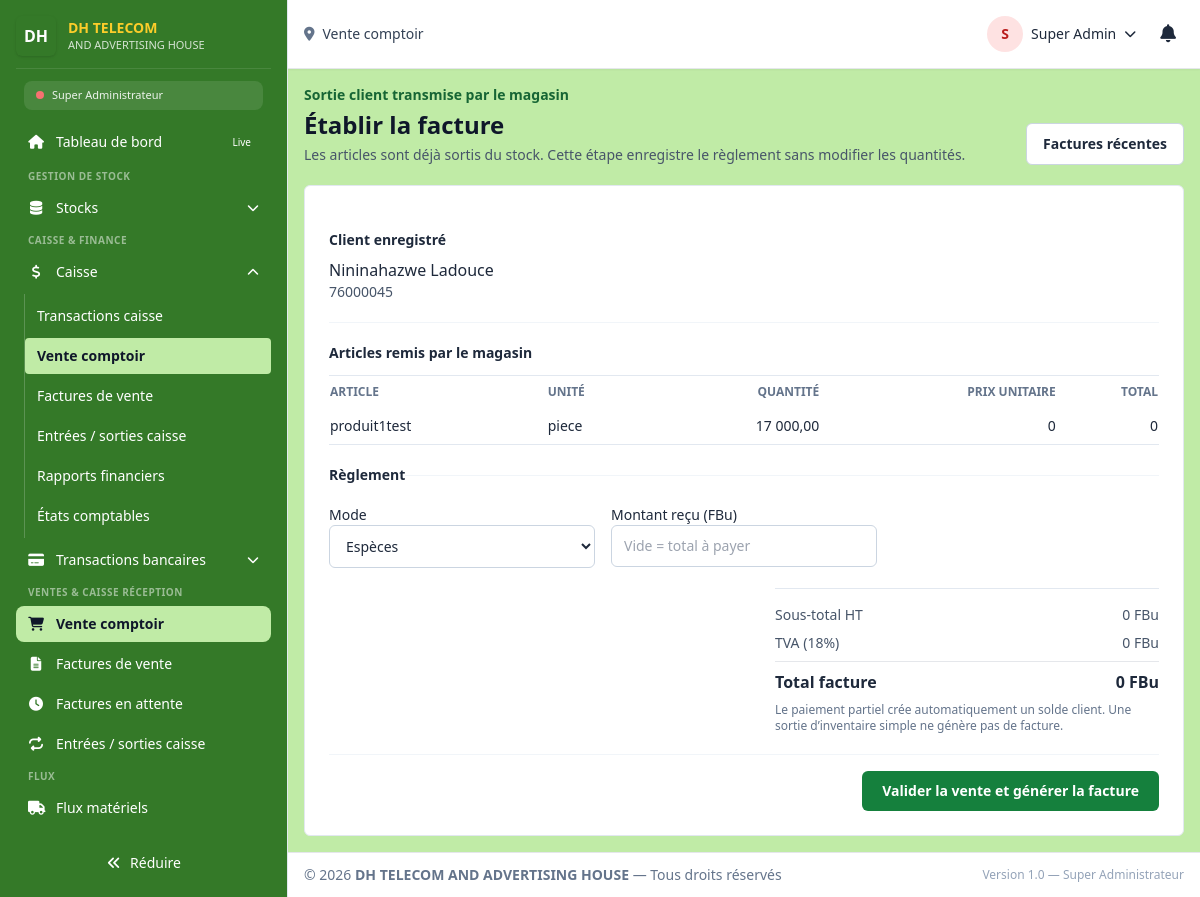
/super_admin/ventes/nouvelle?issue_id=1 (signed in), run on the app's committed database.
### tables this page shows
CREATE TABLE `users` (
  `id` int(100) NOT NULL,
  `profil` varchar(255) NOT NULL DEFAULT '',
  `user_name` varchar(255) NOT NULL,
  `password` varchar(255) NOT NULL COMMENT 'bcrypt hash',
  `secret_code` varchar(255) DEFAULT NULL,
  `category` varchar(100) DEFAULT NULL COMMENT 'Réf cat_users.category',
  `f_name` varchar(100) DEFAULT NULL,
  `l_name` varchar(100) DEFAULT NULL,
  `telephone` varchar(100) DEFAULT NULL,
  `email` varchar(100) DEFAULT NULL,
  `adress` varchar(100) NOT NULL DEFAULT '',
  `level` varchar(100) NOT NULL DEFAULT '',
  `salary` decimal(10,0) NOT NULL DEFAULT 0,
  `status` varchar(100) NOT NULL DEFAULT 'Disponible',
  `session_id` varchar(1000) NOT NULL DEFAULT '',
  `admission` date NOT NULL DEFAULT curdate(),
  `reset_token` varchar(255) DEFAULT NULL,
  `token_expiry` datetime DEFAULT current_timestamp(),
  `jwt_secret` varchar(255) DEFAULT NULL COMMENT 'Secret personnel pour JWT',
  `last_login` datetime DEFAULT NULL,
  `failed_attempts` int(11) DEFAULT 0,
  `locked_until` datetime DEFAULT NULL,
  `created_at` timestamp NOT NULL DEFAULT current_timestamp(),
  `updated_at` timestamp NOT NULL DEFAULT current_timestamp() ON UPDATE current_timestamp()
);

CREATE TABLE `sales` (
  `id` int(11) NOT NULL,
  `invoice_number` varchar(100) NOT NULL,
  `operator` varchar(255) NOT NULL,
  `agent` varchar(255) DEFAULT NULL,
  `client_name` varchar(255) NOT NULL,
  `client_id` int(100) DEFAULT NULL COMMENT 'Réf partners.id',
  `phone` varchar(15) DEFAULT '',
  `medicines` text NOT NULL,
  `products_json` text DEFAULT NULL COMMENT 'JSON détaillé des produits (réf stock.id)',
  `quantity` text NOT NULL,
  `units_json` text DEFAULT NULL COMMENT 'JSON des unités utilisées',
  `unit_cost` text DEFAULT NULL,
  `actual_price` text DEFAULT NULL,
  `tot_htva` bigint(20) NOT NULL DEFAULT 0,
  `tva` bigint(20) NOT NULL DEFAULT 0,
  `tva_paid` bigint(20) NOT NULL DEFAULT 0,
  `tot_tvac` bigint(20) NOT NULL DEFAULT 0,
  `debt` bigint(11) NOT NULL DEFAULT 0,
  `total_amount` bigint(11) NOT NULL DEFAULT 0,
  `total_profit` bigint(11) NOT NULL DEFAULT 0,
  `discount` bigint(11) NOT NULL DEFAULT 0,
  `commission` bigint(11) NOT NULL DEFAULT 0,
  `date` date NOT NULL DEFAULT curdate(),
  `status` enum('Active','Supprimée') DEFAULT 'Active',
  `origin` varchar(50) NOT NULL DEFAULT 'Interne',
  `guard` varchar(500) NOT NULL DEFAULT '',
  `netcash` decimal(10,0) NOT NULL DEFAULT 0,
  `payment_method` varchar(200) NOT NULL DEFAULT 'Espèces',
  `ext_paid_amount` decimal(10,0) DEFAULT NULL,
  `ext_paid_status` varchar(50) DEFAULT NULL,
  `cashier` varchar(255) DEFAULT NULL,
  `document_type` enum('Facture','Proforma','Devis','Commande','Livraison') DEFAULT 'Facture',
  `created_at` timestamp NOT NULL DEFAULT current_timestamp(),
  `machine_id` int(11) DEFAULT NULL COMMENT 'Machine utilisée (services impression)',
  `delivery_status` enum('En préparation','Expédiée','Livrée','Annulée') DEFAULT NULL
);

CREATE TABLE `stock` (
  `id` int(100) NOT NULL,
  `reference` varchar(50) DEFAULT NULL,
  `barcode` varchar(50) DEFAULT NULL,
  `bar_code` int(11) NOT NULL DEFAULT 0,
  `medicine_name` varchar(100) NOT NULL,
  `color` varchar(10) NOT NULL DEFAULT '#000000',
  `category` varchar(255) NOT NULL,
  `sub_category_id` int(11) DEFAULT NULL,
  `shelf` text DEFAULT NULL,
  `registered_quantity` decimal(10,2) NOT NULL DEFAULT 0.00,
  `used_quantity` decimal(10,2) NOT NULL DEFAULT 0.00,
  `actual_quantity` decimal(10,2) NOT NULL DEFAULT 0.00,
  `register_date` varchar(100) NOT NULL,
  `expire_date` varchar(100) DEFAULT NULL,
  `sell_type` varchar(100) NOT NULL,
  `unit_id` int(11) DEFAULT NULL,
  `purchase_unit_id` int(11) DEFAULT NULL,
  `sale_unit_id` int(11) DEFAULT NULL,
  `origin` varchar(50) NOT NULL DEFAULT '',
  `quality` varchar(50) NOT NULL DEFAULT 'Standard',
  `actual_price` decimal(10,0) NOT NULL DEFAULT 0,
  `selling_price` decimal(10,0) NOT NULL DEFAULT 0,
  `profit_price` decimal(10,0) NOT NULL DEFAULT 0,
  `status` varchar(100) NOT NULL DEFAULT 'Disponible',
  `inventory` decimal(10,2) NOT NULL DEFAULT 0.00,
  `storage_conditions` varchar(255) NOT NULL DEFAULT '',
  `profil` varchar(100) NOT NULL DEFAULT '',
  `guard` decimal(10,0) NOT NULL DEFAULT 0,
  `requisition` decimal(10,2) DEFAULT 0.00,
  `seuil` decimal(10,0) NOT NULL DEFAULT 3 COMMENT 'Seuil alerte stock',
  `totalPrice` decimal(15,0) GENERATED ALWAYS AS (`actual_quantity` * `actual_price`) STORED,
  `low_stock_alert` tinyint(1) DEFAULT 0,
  `expiring_alert` tinyint(1) DEFAULT 0,
  `created_at` timestamp NOT NULL DEFAULT current_timestamp(),
  `updated_at` timestamp NOT NULL DEFAULT current_timestamp() ON UPDATE current_timestamp(),
  `grammage` int(11) DEFAULT NULL COMMENT 'g/m² pour papier',
  `format` varchar(50) DEFAULT NULL COMMENT 'A4, A3, SRA3...',
  `dimensions_mm` varchar(50) DEFAULT NULL,
  `laize` decimal(10,2) DEFAULT NULL COMMENT 'Largeur rouleau (m)',
  `thickness_mm` decimal(10,2) DEFAULT NULL COMMENT 'Épaisseur (mm)',
  `ink_color` varchar(50) DEFAULT NULL COMMENT 'Couleur encre',
  `support_type` varchar(100) DEFAULT NULL,
  `finish_type` varchar(100) DEFAULT NULL COMMENT 'Brillant, mat, soft touch',
  `brand` varchar(100) DEFAULT NULL,
  `supplier_id` int(100) DEFAULT NULL COMMENT 'Réf partners.id',
  `location` varchar(100) DEFAULT NULL COMMENT 'Emplacement entrepôt',
  `min_stock_alert` decimal(10,2) DEFAULT 0.00 COMMENT 'Seuil alerte',
  `reorder_level` decimal(10,2) DEFAULT 0.00 COMMENT 'Seuil réappro',
  `purchase_price` decimal(15,2) DEFAULT 0.00,
  `photo_url` varchar(500) DEFAULT NULL,
  `notes` text DEFAULT NULL
);

### dash/receptionist/vente_nouvelle.php (the view, shortened to what the rows shown need)
<?php
require_once __DIR__ . '/../../api/database.php';
require_once __DIR__ . '/_sales.php';
$db = Database::getInstance();
$clientIssueId = (int) ($_GET['issue_id'] ?? $_POST['issue_id'] ?? 0);
$clientIssue = $clientIssueId > 0 ? $db->fetch("SELECT id, invoice_number, client_id, client_name, phone, products_json, tot_htva, tva, total_amount FROM sales WHERE id = ? AND document_type = 'Commande' AND origin = 'Sortie client magasin' AND status = 'Active' LIMIT 1", [$clientIssueId]) : null;
$clientIssueItems = $clientIssue ? json_decode((string) $clientIssue['products_json'], true) : [];
$clientName = $clientIssue ? (string) $clientIssue['client_name'] : trim((string) ($_POST['client_name'] ?? ''));
$clientPhone = $clientIssue ? (string) ($clientIssue['phone'] ?? '') : trim((string) ($_POST['client_phone'] ?? ''));
$products = $db->fetchAll("SELECT id, medicine_name, actual_quantity, sell_type, selling_price FROM stock WHERE status = 'Disponible' AND actual_quantity > 0 ORDER BY medicine_name");
?>
<section class="mx-auto max-w-5xl space-y-5">
    <header class="flex flex-col gap-3 sm:flex-row sm:items-end sm:justify-between"><div><h1 class="mt-1 text-2xl font-bold text-slate-900"><?= $clientIssueId > 0 ? 'Établir la facture' : 'Vente comptoir' ?></h1></div></header>
    <form method="post" id="saleForm" class="space-y-5 rounded-md border border-slate-200 bg-white p-5 sm:p-6"><input type="hidden" name="csrf_token" value="<?=receptionEscape($_SESSION['csrf_token'])?>"><?php if ($clientIssueId > 0): ?><input type="hidden" name="issue_id" value="<?=$clientIssueId?>"><section class="border-b border-slate-100 pb-5"><p class="text-sm font-semibold text-slate-800">Client enregistré</p><p class="mt-2 font-medium"><?=receptionEscape($clientName)?></p><p class="text-sm text-slate-600"><?=receptionEscape($clientPhone?:'Téléphone non renseigné')?></p></section><?php endif; ?>
        <?php if ($clientIssueId > 0): ?><section class="space-y-3"><h2 class="text-sm font-semibold">Articles remis par le magasin</h2><div class="overflow-x-auto border-y border-slate-200"><table class="min-w-full text-sm"><thead class="text-left text-xs uppercase text-slate-500"><tr><th class="py-2">Article</th><th class="py-2">Unité</th><th class="py-2 text-right">Quantité</th><th class="py-2 text-right">Prix unitaire</th><th class="py-2 text-right">Total</th></tr></thead><tbody class="divide-y"><?php foreach ($clientIssueItems as $item): ?><tr><td class="py-2 font-medium"><?=receptionEscape($item['name']??'Article')?></td><td class="py-2"><?=receptionEscape($item['unit']??'')?></td><td class="py-2 text-right"><?=number_format((float)($item['quantity']??0),2,',',' ')?></td><td class="py-2 text-right"><?=number_format((float)($item['unit_price']??0),0,',',' ')?></td><td class="py-2 text-right"><?=number_format((float)($item['line_total']??0),0,',',' ')?></td></tr><?php endforeach; ?></tbody></table></div></section><?php endif; ?>
        <div class="ml-auto max-w-sm space-y-2 border-t border-slate-200 pt-4 text-sm"><div class="flex justify-between text-slate-600"><span>Sous-total HT</span><span id="saleSubtotal"><?= $clientIssue ? number_format((float) $clientIssue['tot_htva'], 0, ',', ' ') . ' FBu' : '0 FBu' ?></span></div><div class="flex justify-between text-slate-600"><span>TVA (<?=defined('TVA_DEFAULT')?(float)TVA_DEFAULT:18?>%)</span><span id="saleTax"><?= $clientIssue ? number_format((float) $clientIssue['tva'], 0, ',', ' ') . ' FBu' : '0 FBu' ?></span></div><div class="flex justify-between border-t pt-2 text-base font-bold"><span>Total facture</span><span id="saleTotal"><?= $clientIssue ? number_format((float) $clientIssue['total_amount'], 0, ',', ' ') . ' FBu' : '0 FBu' ?></span></div><div class="text-xs text-slate-500">Le paiement partiel crée automatiquement un solde client. Une sortie d’inventaire simple ne génère pas de facture.</div></div>
    </form>
</section>

### dash/template/layout.php (shortened to what the rows shown need)
<?php
require_once __DIR__ . "/permissions.php";
$escName   = htmlspecialchars($user["nom_complet"] ?? "Utilisateur", ENT_QUOTES, 'UTF-8');
$roleColor = getRoleColor($user["role_system"] ?? "");
$escAvatar = !empty($user["avatar"]) ? htmlspecialchars($user["avatar"], ENT_QUOTES, 'UTF-8') : null;
            ?>
<!doctype html>
<html lang="fr">
<head>
    <link rel="stylesheet"
          href="https://cdnjs.cloudflare.com/ajax/libs/font-awesome/6.5.1/css/all.min.css"
>
    <script src="https://cdn.tailwindcss.com"></script>
</head>
<body class="min-h-screen bg-[#C0EBA6] text-slate-800 antialiased">
<div id="app" class="relative flex h-screen">
    <div id="mainArea" class="w-0 min-w-0 flex-1 flex flex-col min-h-0 ml-0 lg:ml-72 anim-smooth">
        <header class="flex items-center justify-between gap-4 px-4 py-3 border-b bg-white shadow-sm">
            <div class="flex items-center gap-3">
                <div class="relative">
                    <button id="userBtn" type="button" aria-haspopup="true" aria-expanded="false"
                            class="flex items-center gap-2 p-1 rounded hover:bg-slate-100 focus:outline-none">
                        <?php if ($escAvatar): ?>
                            <img class="h-9 w-9 rounded-full object-cover" src="<?= $escAvatar ?>" alt="<?= $escName ?>">
                        <?php else: ?>
                            <span class="inline-flex h-9 w-9 rounded-full bg-<?= $roleColor ?>-100 text-<?= $roleColor ?>-700 items-center justify-center font-semibold text-sm">
                                <?= strtoupper(substr($escName, 0, 1)) ?>
                            </span>
                        <?php endif; ?>
                        <span class="hidden sm:inline text-sm font-medium"><?= $escName ?></span>
                        <i class="fa-solid fa-chevron-down text-xs"></i>
                    </button>
                </div>
            </div>
        </header>
        <main id="content" class="min-w-0 flex-1 overflow-x-hidden overflow-y-auto p-4">
            <?php
            if (isset($content) && $content !== '') {
                echo $content;
            } else {
                echo '<div class="p-4 bg-yellow-50 text-yellow-800 rounded">Aucun contenu à afficher.</div>';
            }
            ?>
        </main>
    </div>
</div>
</body>
</html>

### data on the page
users: category "S", category "Super Admin"
sales: client_name "Nininahazwe Ladouce", phone "76000045", tot_htva "0", tva "0", total_amount "0"
stock: medicine_name "produit1test", sell_type "piece", quantity "17 000,00", selling_price "0"

### other printed values
$escRole "Super Administrateur"
$item['label'] "Tableau de bord"
$item['badge']['text'] "Live"
$section['label'] "GESTION DE STOCK"
$item['label'] "Stocks"
$section['label'] "CAISSE & FINANCE"
$item['label'] "Caisse"
$sub['label'] "Transactions caisse"
$sub['label'] "Vente comptoir"
$sub['label'] "Factures de vente"
$sub['label'] "Entrées / sorties caisse"
$sub['label'] "Rapports financiers"
$sub['label'] "États comptables"
$item['label'] "Transactions bancaires"
$section['label'] "VENTES & CAISSE RÉCEPTION"
